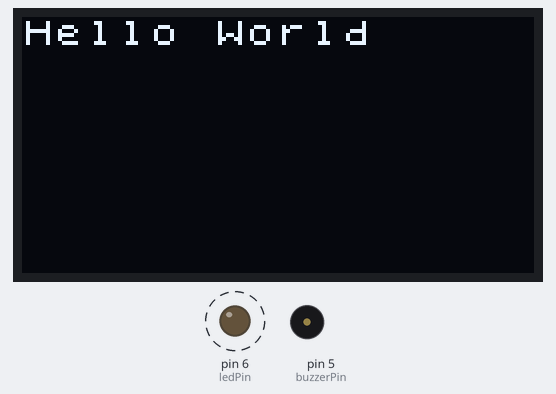
The sketch below on a simulated Arduino Uno, built with avr-gcc and run on an emulated ATmega328P. Shown: 128×64 one-colour display, output pins drawn as LEDs (lit = HIGH), buzzer (waves = sounding). Dashed ring = blinking. What the sketch prints to the serial monitor is not drawn.

Above: at 0.37 s.
At 2.62 s:
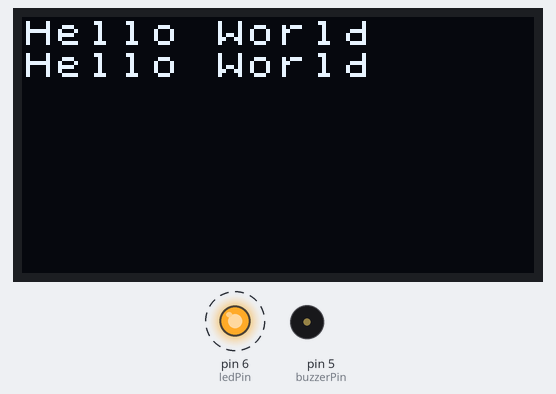
At 5.17 s:
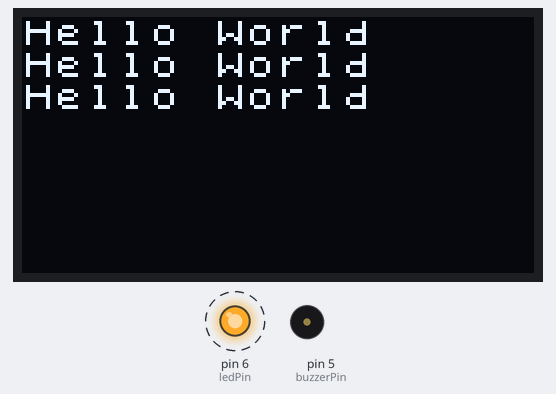
At 8.09 s:
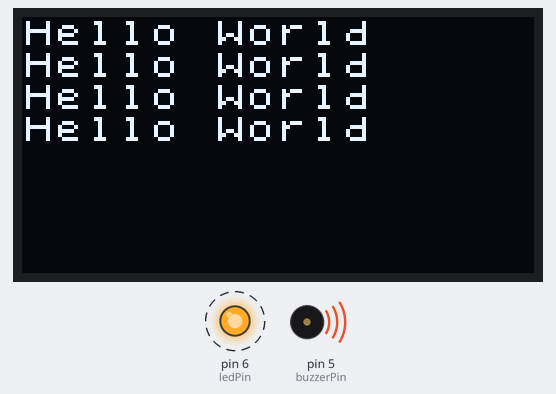
Timing chart, 0 to 40.0 s (numbered marks = the images above):
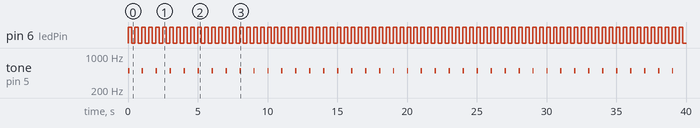

Measured:
- by itself, pin 6 (ledPin): alternates HIGH for 0.25 s and LOW for 0.25 s
- by itself, tone on pin 5 (buzzerPin): alternates 500 Hz for 0.10 s and silent for 0.90 s

The sketch:

activity2.ino
```cpp
/*
 * Activity 2: Multitasking using millis()
 *
 */

#include <loopTimer.h>
#include <Arduino.h>
#include <U8x8lib.h>
U8X8_SSD1306_128X64_NONAME_HW_I2C u8x8(/* reset=*/ U8X8_PIN_NONE);

// U8X8_SSD1306_128X64_NONAME_SW_I2C u8x8(/* clock=*/ SCL, /* data=*/ SDA, /* reset=*/ U8X8_PIN_NONE);   // OLEDs without Reset of the Display

int ledPin = 6; // address of external LED (connected to digital pin 6)
int buzzerPin = 5; // address of buzzer (connected to digital pin 5)

unsigned long currentMillis;                   // stores the number of milliseconds passed since the start of program
unsigned long currentMillis_buzz;              // keeps track of how long buzzer has been turned on
unsigned long previousMillis_buzz;             // stores the start time of the buzzer being turned on
const long INTERVAL_BLINK = 250;               // LED blinks every 500ms
const long INTERVAL_BUZZ = 1000;               // buzzer turns on every 1s
const long BUZZ_TIME = 100;                    // buzzer stays on for 100ms
const long INTERVAL_OLED = 2000;               // print to OLED every 2s
unsigned long counter_blink = 0;
unsigned long counter_buzz = 0;
unsigned long counter_OLED = 0;
int counter_Hello = 0;
int blink_toggle = 1;

void setup() {
  Serial.begin(9600);
  //u8x8.setBusClock(100000);  // If you breakout other modules, please enable this line
  u8x8.begin(); // to start using the screen
  u8x8.setFlipMode(1);
  pinMode(ledPin, OUTPUT);   // initialize digital pin 6 as an output
  pinMode(buzzerPin, OUTPUT);   // intitialize digital pin 5 as an output
}

void loop() {
  loopTimer.check(Serial);
  currentMillis = millis();
  if (currentMillis >= counter_blink * INTERVAL_BLINK){
    toggleLED();
    counter_blink++;
    currentMillis = millis();
    if (currentMillis >= counter_buzz * INTERVAL_BUZZ){
      buzz();
      counter_buzz++;
      currentMillis = millis();
      if (currentMillis >= counter_OLED * INTERVAL_OLED){
        printOLED();
        counter_OLED++;
      }
    }
  }
}

void toggleLED(){
  Serial.println("Task 1 Running");
  if (blink_toggle == 1){
    digitalWrite(ledPin, HIGH);   // turn the LED on (HIGH is the voltage level)
    blink_toggle = 0;
  }else{
    digitalWrite(ledPin, LOW);    // turn the LED off by making the voltage LOW
    blink_toggle = 1;
  }
}

void buzz(){
  Serial.println("Task 2 Running");
  tone(buzzerPin, 500);     // turn the buzzer on
  previousMillis_buzz = millis();
  while (true){
    currentMillis_buzz = millis();
    if (currentMillis_buzz - previousMillis_buzz >= BUZZ_TIME){
      break;
    }
  }
  noTone(buzzerPin);        // turn the buzzer off by making the voltage LOW
}

void printOLED(){
  Serial.println("Task 3 Running");
  if (counter_Hello == 4){
    counter_Hello = 0;
    u8x8.clear();
  }
  u8x8.setFont(u8x8_font_chroma48medium8_r);
  u8x8.setCursor(0, counter_Hello);   //defining the starting point for the cursor
  u8x8.print("Hello World");
  counter_Hello++;
}
```
